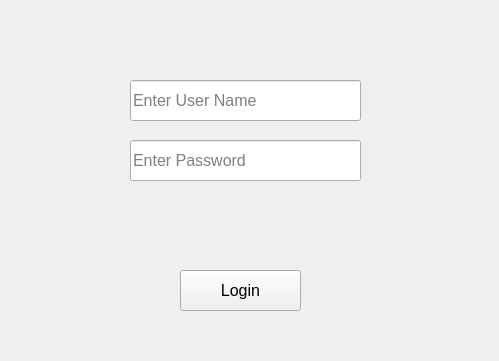
<?xml version="1.0" encoding="UTF-8"?>
<ui version="4.0">
 <class>Form</class>
 <widget class="QWidget" name="Form">
  <property name="geometry">
   <rect>
    <x>0</x>
    <y>0</y>
    <width>499</width>
    <height>361</height>
   </rect>
  </property>
  <property name="windowTitle">
   <string>Form</string>
  </property>
  <widget class="QPushButton" name="pushButton">
   <property name="geometry">
    <rect>
     <x>180</x>
     <y>270</y>
     <width>121</width>
     <height>41</height>
    </rect>
   </property>
   <property name="font">
    <font>
     <pointsize>12</pointsize>
    </font>
   </property>
   <property name="text">
    <string>Login</string>
   </property>
  </widget>
  <widget class="QLineEdit" name="lineEdit">
   <property name="geometry">
    <rect>
     <x>130</x>
     <y>80</y>
     <width>231</width>
     <height>41</height>
    </rect>
   </property>
   <property name="font">
    <font>
     <pointsize>12</pointsize>
    </font>
   </property>
   <property name="text">
    <string/>
   </property>
   <property name="placeholderText">
    <string>Enter User Name</string>
   </property>
  </widget>
  <widget class="QLineEdit" name="lineEdit_2">
   <property name="geometry">
    <rect>
     <x>130</x>
     <y>140</y>
     <width>231</width>
     <height>41</height>
    </rect>
   </property>
   <property name="font">
    <font>
     <pointsize>12</pointsize>
    </font>
   </property>
   <property name="echoMode">
    <enum>QLineEdit::Password</enum>
   </property>
   <property name="placeholderText">
    <string>Enter Password</string>
   </property>
  </widget>
  <widget class="QLabel" name="label">
   <property name="geometry">
    <rect>
     <x>160</x>
     <y>220</y>
     <width>191</width>
     <height>20</height>
    </rect>
   </property>
   <property name="text">
    <string/>
   </property>
  </widget>
 </widget>
 <resources/>
 <connections/>
</ui>
